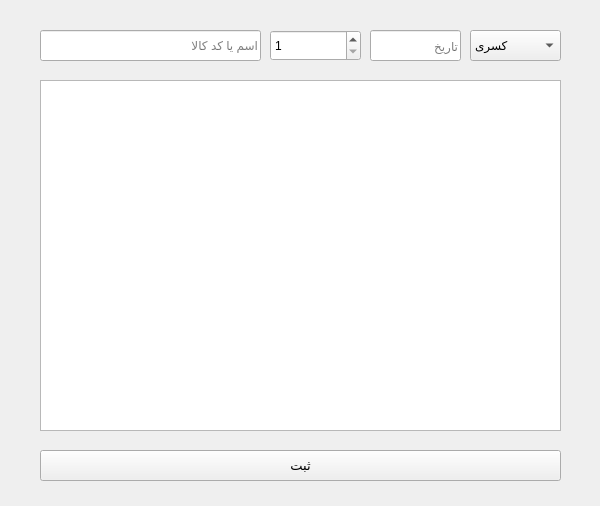
<?xml version="1.0" encoding="UTF-8"?>
<ui version="4.0">
 <class>Form</class>
 <widget class="QWidget" name="Form">
  <property name="geometry">
   <rect>
    <x>0</x>
    <y>0</y>
    <width>600</width>
    <height>506</height>
   </rect>
  </property>
  <property name="windowTitle">
   <string>Inventory modification</string>
  </property>
  <widget class="QLineEdit" name="name_inpt">
   <property name="geometry">
    <rect>
     <x>40</x>
     <y>30</y>
     <width>221</width>
     <height>31</height>
    </rect>
   </property>
   <property name="layoutDirection">
    <enum>Qt::LeftToRight</enum>
   </property>
   <property name="alignment">
    <set>Qt::AlignLeading|Qt::AlignLeft|Qt::AlignVCenter</set>
   </property>
   <property name="placeholderText">
    <string>اسم یا کد کالا</string>
   </property>
   <property name="clearButtonEnabled">
    <bool>true</bool>
   </property>
  </widget>
  <widget class="QSpinBox" name="count_inpt">
   <property name="geometry">
    <rect>
     <x>270</x>
     <y>30</y>
     <width>91</width>
     <height>31</height>
    </rect>
   </property>
   <property name="minimum">
    <number>1</number>
   </property>
   <property name="maximum">
    <number>1000000</number>
   </property>
   <property name="value">
    <number>1</number>
   </property>
  </widget>
  <widget class="QLineEdit" name="date_inpt">
   <property name="geometry">
    <rect>
     <x>370</x>
     <y>30</y>
     <width>91</width>
     <height>31</height>
    </rect>
   </property>
   <property name="placeholderText">
    <string>تاریخ</string>
   </property>
  </widget>
  <widget class="QListWidget" name="search_list">
   <property name="geometry">
    <rect>
     <x>40</x>
     <y>80</y>
     <width>521</width>
     <height>351</height>
    </rect>
   </property>
   <property name="viewMode">
    <enum>QListView::ListMode</enum>
   </property>
  </widget>
  <widget class="QPushButton" name="add_btn">
   <property name="geometry">
    <rect>
     <x>40</x>
     <y>450</y>
     <width>521</width>
     <height>31</height>
    </rect>
   </property>
   <property name="font">
    <font>
     <pointsize>10</pointsize>
    </font>
   </property>
   <property name="text">
    <string>ثبت</string>
   </property>
  </widget>
  <widget class="QComboBox" name="combo">
   <property name="geometry">
    <rect>
     <x>470</x>
     <y>30</y>
     <width>91</width>
     <height>31</height>
    </rect>
   </property>
   <item>
    <property name="text">
     <string>کسری</string>
    </property>
   </item>
   <item>
    <property name="text">
     <string>مازاد</string>
    </property>
   </item>
   <item>
    <property name="text">
     <string>معیوب</string>
    </property>
   </item>
   <item>
    <property name="text">
     <string>مرجوع</string>
    </property>
   </item>
  </widget>
 </widget>
 <resources/>
 <connections/>
</ui>
